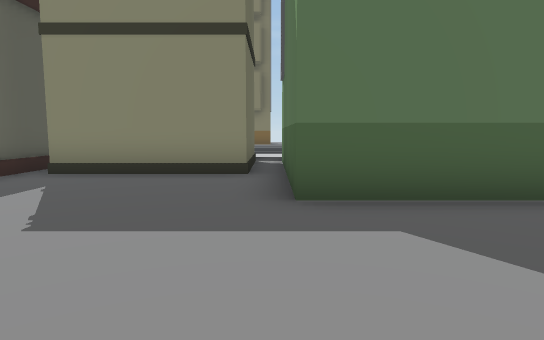
View 1 (above)

24 first-person views from a walk through a scene from a Unity 3-D project. The camera is 1.5 m above the floor, tilts 6° down and sees 75° across. The floor is counted in squares, 2 m on a side. Each view is taken from the middle of a square. On the plan, view 1 faces up. The plan holds only what a view shows up to about 11 squares ahead; the rest is blank. The place goes on beyond the plan. The player is left out. Some animated figures are not drawn. Some surface patterns are stand-ins.

View 2
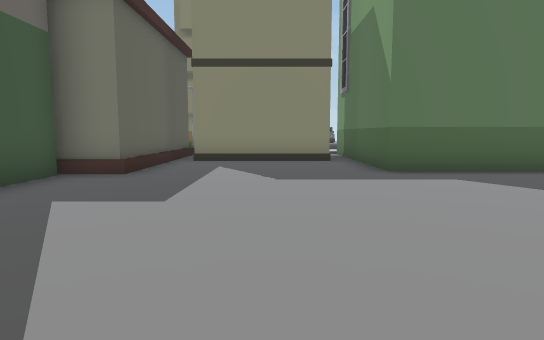

View 3
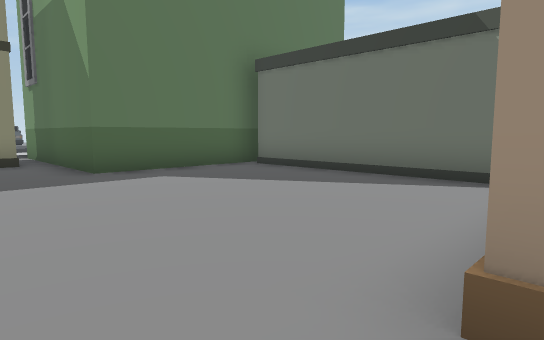

View 4
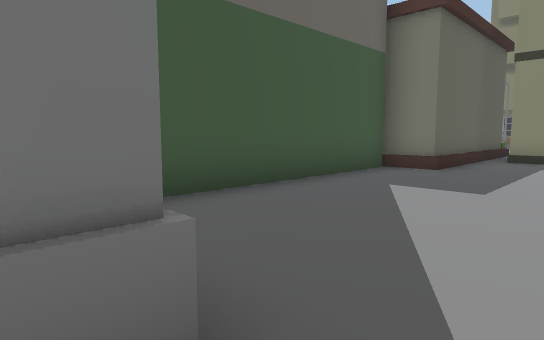

View 5
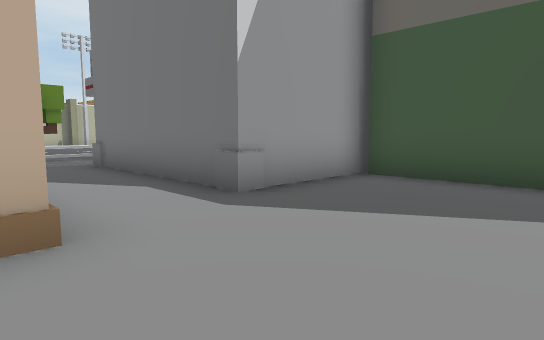

View 6
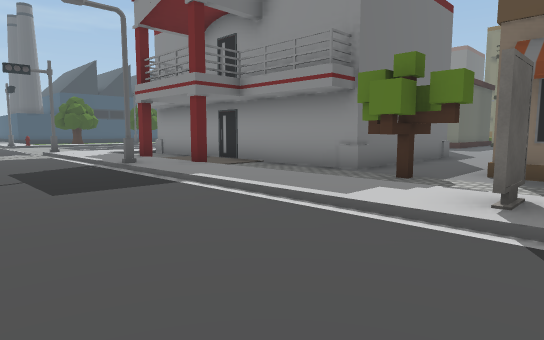

View 7
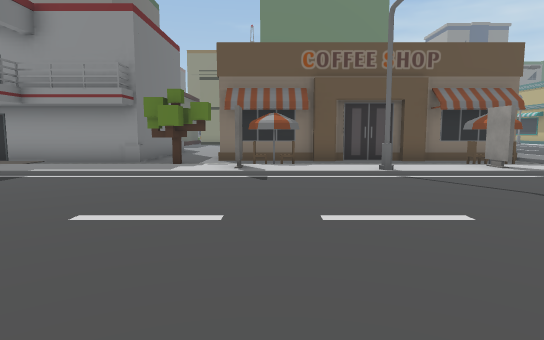

View 8
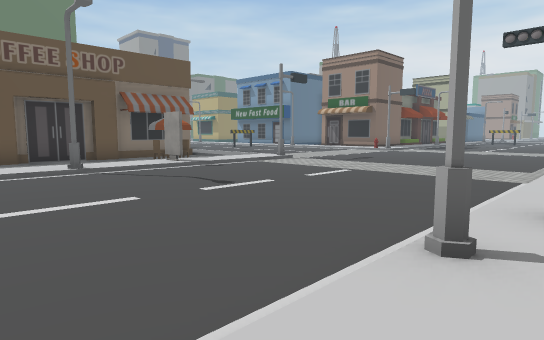

View 9
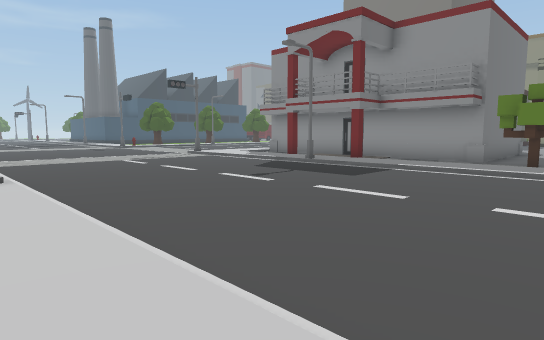

View 10
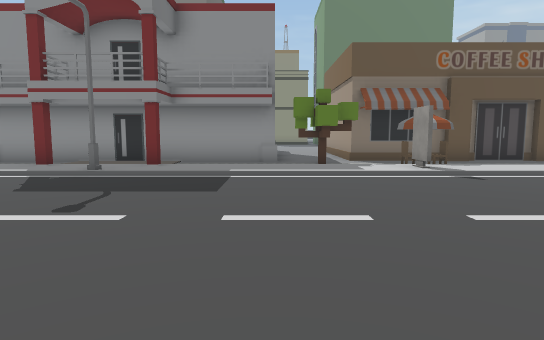

View 11
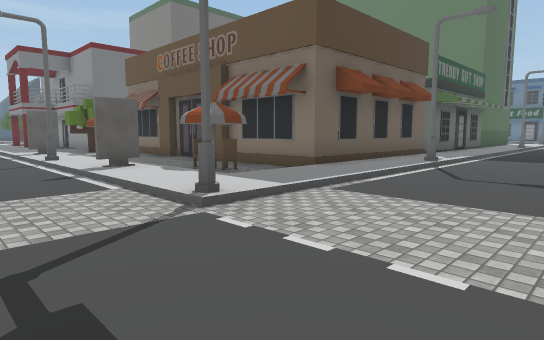

View 12
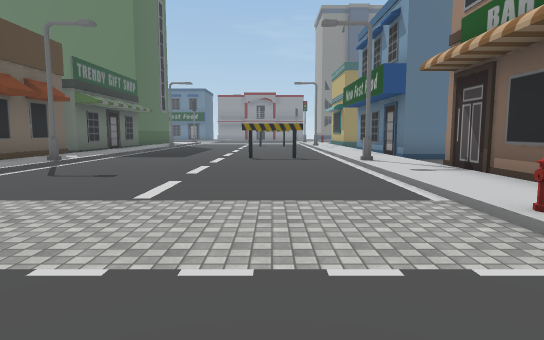

View 13
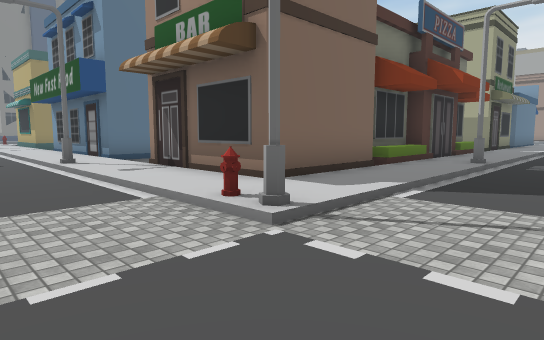

View 14
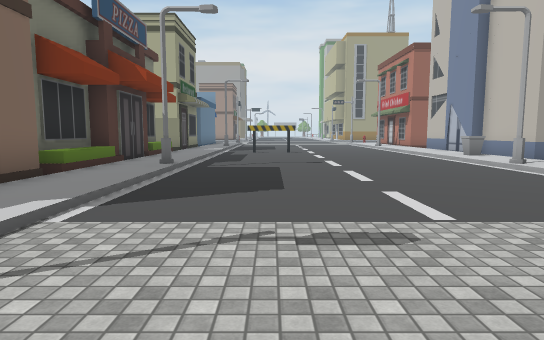

View 15
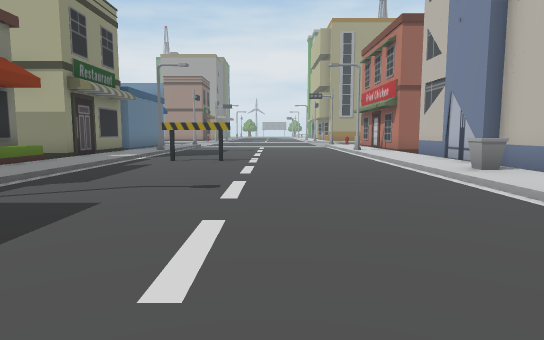

View 16
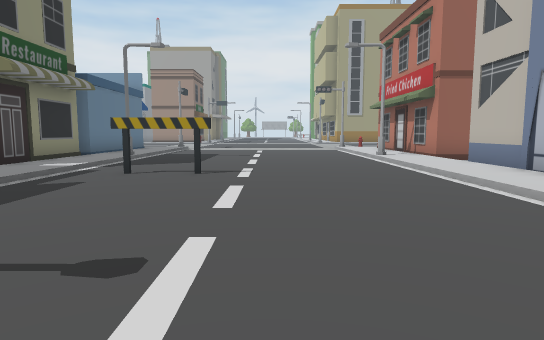

View 17
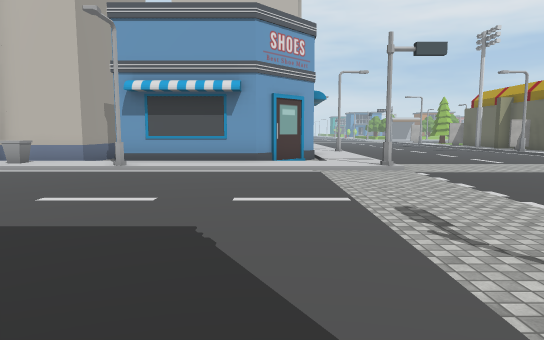

View 18
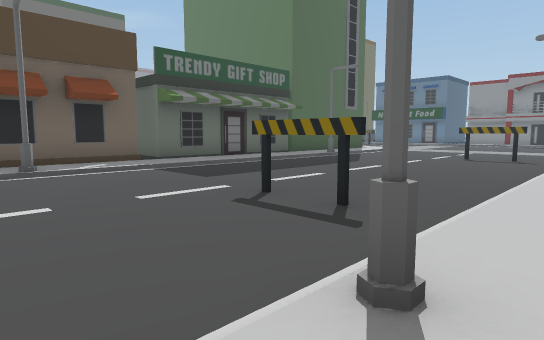

View 19
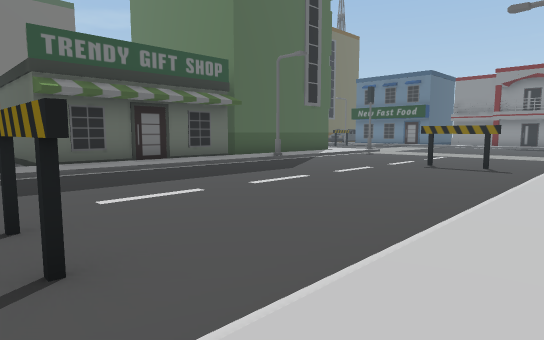

View 20
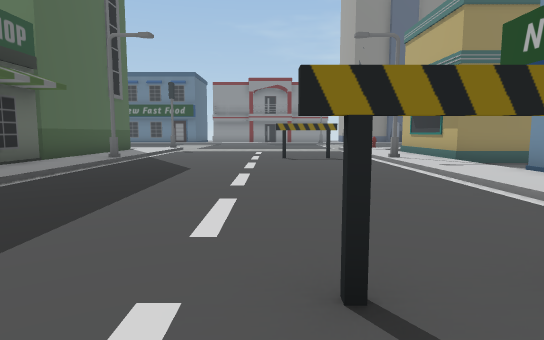

View 21
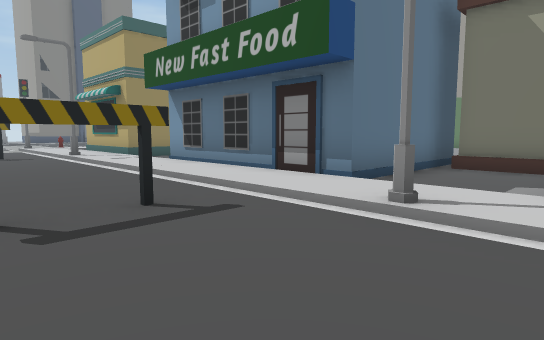

View 22
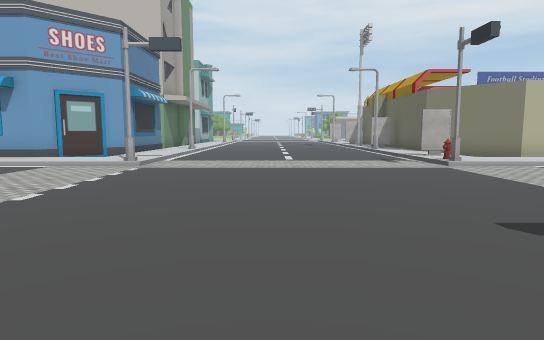

View 23
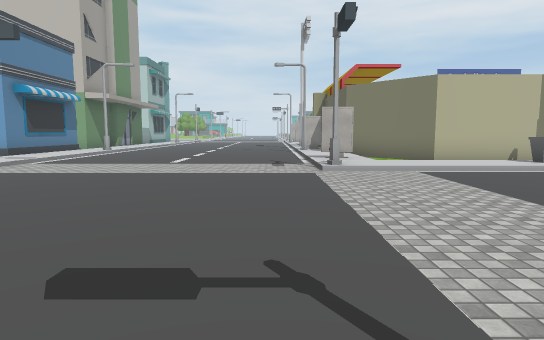

View 24
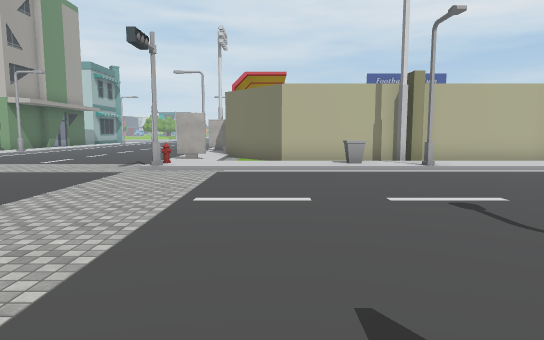

### Floor plan
Key: @ floor where view 1 was taken; # wall or solid block; . main floor; : floor 0.25 m higher than the main floor; / step, stairs or slope; O other object.
Columns run from 12 left of view 1 to 34 right of it. Each row starts with its distance up from view 1.
  8        O   O.O            ...
  7        OOOOO.O           ..../
  6        O.....O      O:/....../:#
  5        O.....O      O:/....O//:#
  4       OO.....OOOOOOOO:O......O:##
  3       O.........#   #:/....../:..
  2       O.........#   #:/....../:.
  1       O.........#   #:/....../:O
  0       O.....@...#   #:/....../:O
 -1       O.........#   #:/....../:O
 -2       O.........#####:/....../:O
 -3       O.....#       #:/....../:O
 -4       ####..        #:/....O//:OOOOO
 -5          #..        #:/....../:...O
 -6          #..        #:O......O:...O
 -7          #..        #:/....../:#
 -8  #########..#########:/....../:#
 -9  .........O..........:/....../:#          O
-10    .......O..O.....O.:/....../:###OOOOOOO OOOO#
-11   ::#:#:::::O:::::O:::/......O:::::::::::::::::
-12 /////O/////////O//////#......///////O/////////O
-13 ..........................................O....
-14   ........................................O....
-15  .........................................O....
-16 ...............................................
-17 ...............................................
-18 ...............................................
-19  ////O/////////O///////......#//////O/////////O
-20         :::::::::O::::O....../::::::::O::::::::
-21            #   #     O/....../:.##### OOOOOOO##
-22             ########.:/....../:##     O      #
-23                    ##:/....../:#      O

Positions as (right, up) in squares from view 1, and headings:
1: (0, 0), facing up
2: (-2, -3), facing up
3: (-2, -3), facing up-right
4: (-2, -4), facing up-left
5: (0, 0), facing down-left
6: (1, -15), facing up-left
7: (1, -19), facing up
8: (1, -20), facing up-right
9: (0, -20), facing up-left
10: (-3, -19), facing up
11: (13, -14), facing up-left
12: (15, -14), facing up
13: (15, -14), facing up-right
14: (16, -14), facing right
15: (20, -16), facing right
16: (23, -16), facing right
17: (20, -11), facing down
18: (18, -7), facing up-left
19: (18, -4), facing up-left
20: (14, -5), facing up
21: (14, -7), facing up-right
22: (14, -11), facing down
23: (11, -12), facing down
24: (7, -11), facing down
